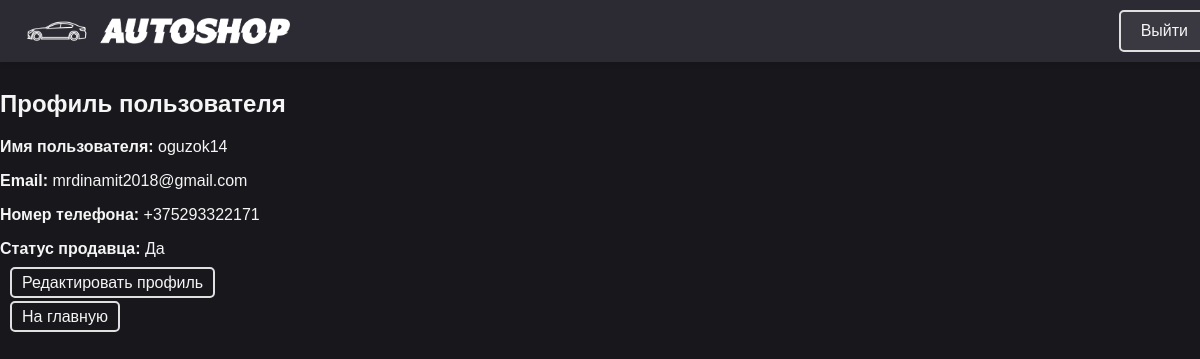
Screenshot of /accounts/profile/ (signed in) with the database file from the repository.
### buycars/models.py (models this page shows, shortened)
class Profile(AbstractUser):
    phone = models.CharField(max_length=15, verbose_name='Номер телефона', blank=True)
    is_seller = models.BooleanField(default=False, verbose_name='Продавец?')
    class Meta:
        verbose_name_plural = 'Пользователи'
        verbose_name = 'Пользователь'

### common/views.py (the view)
# urls.py: path('profile/', profile, name='profile'),
@login_required
def profile(request):
    return render(request, 'registration/profile.html', {'profile': request.user})

### common/templates/registration/profile.html
{% extends "registration/base.html" %}
{% block content %}
<h2>Профиль пользователя</h2>
<p><strong>Имя пользователя:</strong> {{ profile.username }}</p>
<p><strong>Email:</strong> {{ profile.email }}</p>
<p><strong>Номер телефона:</strong> {{ profile.phone }}</p>
<p><strong>Статус продавца:</strong> {{ profile.is_seller|yesno:"Да,Нет" }}</p>
<a href="{% url 'edit_profile' %}">Редактировать профиль</a>
<p><a href="{% url 'buycars:index_page' %}">На главную</a></p>
{% endblock %}

### buycars/static/buycars/css/base.css (style rules this page uses)
body { background-color: #18171C; color: #F5F5F5; font-family: 'Arial', sans-serif; margin: 0; padding: 0; min-height: 100vh; display: flex; flex-direction: column; }
a { color: #F5F5F5; text-decoration: none; transition: color 0.3s ease; margin: 0 10px; padding: 5px 10px; border-radius: 7px; border: 2px solid #E0E0E0; border-radius: 5px; }

### rows the page displays
Profile: username "oguzok14", email "mrdinamit2018@gmail.com", phone "+375293322171", is_seller "Да"
